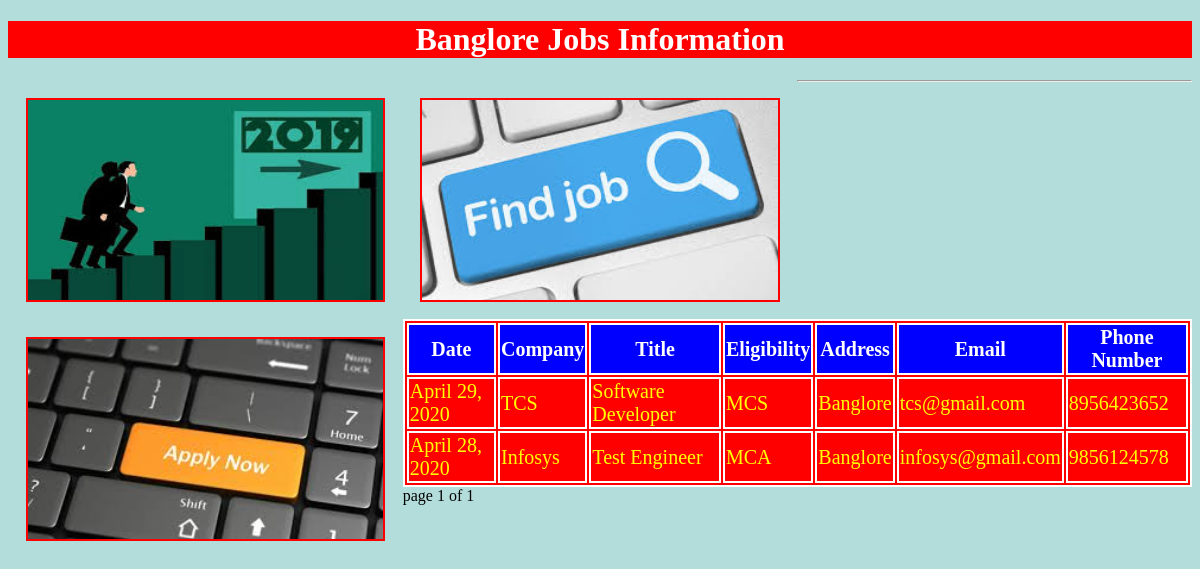
Screenshot of /blorejobs/ with the database file from the repository.
### testapp/models.py (models this page shows)
class blorejobs(models.Model):
    date=models.DateField()
    company=models.CharField(max_length=100)
    title=models.CharField(max_length=100)
    address=models.CharField(max_length=100)
    eligiblity=models.CharField(max_length=100)
    email=models.EmailField()
    phonenumber=models.IntegerField()

### testapp/views.py (the view)
# urls.py: path('blorejobs/',views.blorejobs1),
def blorejobs1(request):
    jobs_list = blorejobs.objects.order_by('-date')
    paginator = Paginator(jobs_list, 25)
    page_number = request.GET.get('page')
    try:
        jobs_list = paginator.page(page_number)
    except PageNotAnInteger:
        jobs_list = paginator.page(1)
    except EmptyPage:
        jobs_list = paginator.page(paginator.num_pages)
    return render(request,'testapp/blorejobs.html',{'jobs_list':jobs_list})

### templates/testapp/blorejobs.html (shortened to what this page needs)
<!DOCTYPE html>
{%load staticfiles%}
<html lang="en">
<head>
      <link rel="stylesheet" href="{% static 'css/demodjproject.css' %}">
</head>
<body>
 <h1>Banglore Jobs Information</h1>
 <img src="{%static "images/download1.jpg"%}" alt="">
 <img src="{%static "images/download2.jpg"%}" alt="">
 <img src="{%static "images/download3.jpg"%}" alt="">
<hr>
 {% if jobs_list %}
 <table id='tab'>
     <thead>
     <th>Date</th>
     <th>Company</th>
     <th>Title</th>
     <th>Eligibility</th>
     <th>Address</th>
     <th>Email</th>
     <th>Phone Number</th>
     </thead>
     {%for job in jobs_list %}
     <tr>
         <td>{{job.date}}</td>
         <td>{{job.company}}</td>
         <td>{{job.title}}</td>
         <td>{{job.eligiblity}}</td>
         <td>{{job.address}}</td>
         <td>{{job.email}}</td>
         <td>{{job.phonenumber}}</td>
     </tr>
     {% endfor %}
 </table>
 {%include 'testapp/pagination.html' with page=jobs_list%}
 {%else %}
 <p>No Jobs Found in Banglore</p>
 {% endif %}
</body>
</html>

### static/css/demodjproject.css (style rules this page uses)
body { background:#B3DDDA; }
img { height: 200px; width:30%; float:left; margin:1.5%; border:2px solid red; }
h1 { color:white; text-align: center; background:red; }
table,thead,th,tr,td { color:yellow; border:2px solid white; font-size: 20px; margin:auto; background:red; }
thead,th { color:white; border:2px solid white; font-size: 20px; margin:auto; background:blue; }

### rows the page displays
blorejobs: date "April 29, 2020", company "TCS", title "Software Developer", eligiblity "MCS", address "Banglore", email "tcs@gmail.com", phonenumber "8956423652"
blorejobs: date "April 28, 2020", company "Infosys", title "Test Engineer", eligiblity "MCA", address "Banglore", email "infosys@gmail.com", phonenumber "9856124578"

### other values shown
{{ page.number }} "1"
{{ page.paginator.num_pages }} "1"
